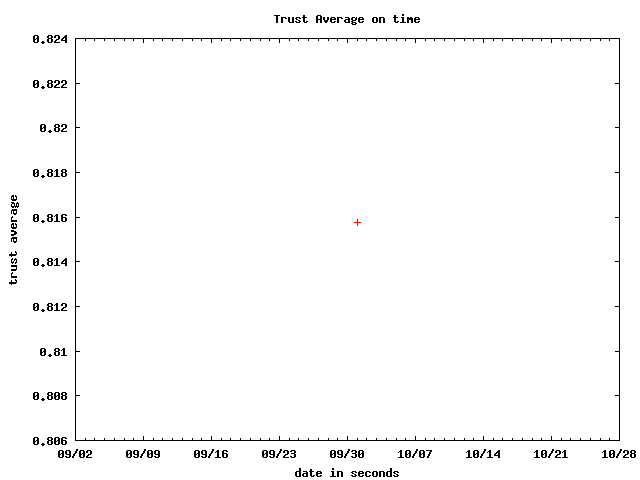

gnuplot code for this plot:
#!/usr/bin/env gnuplot
# Title: Trust Average on time
# Date: Wed Aug 13 19:45:14 2008
# Network: Advogato
# >>> trustAverage( fromdate, todate, path, noObserver=False )

set title "Trust Average on time"
set data style linespoint
set xlabel "date in seconds"
set ylabel "trust average"
set xdata time
set timefmt "%Y-%m-%d"
set terminal png
set output "trustAverage.png"
plot "-" using 1:2 title ""
2006-10-01 0.815744566676
e
